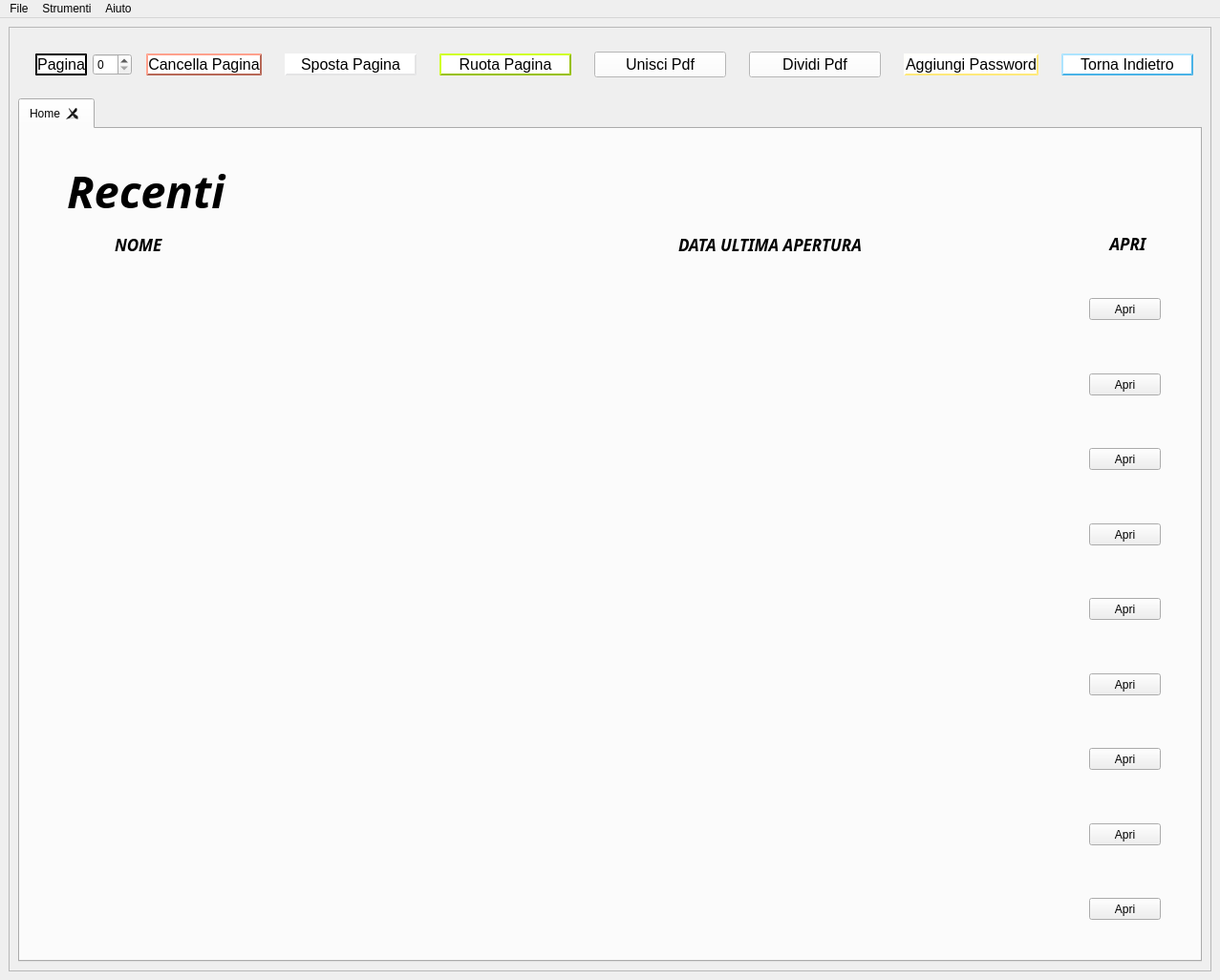
<?xml version="1.0" encoding="UTF-8"?>
<ui version="4.0">
 <class>MainWindow</class>
 <widget class="QMainWindow" name="MainWindow">
  <property name="geometry">
   <rect>
    <x>0</x>
    <y>0</y>
    <width>1277</width>
    <height>1026</height>
   </rect>
  </property>
  <property name="windowTitle">
   <string>MainWindow</string>
  </property>
  <property name="autoFillBackground">
   <bool>true</bool>
  </property>
  <property name="iconSize">
   <size>
    <width>0</width>
    <height>24</height>
   </size>
  </property>
  <widget class="QWidget" name="centralwidget">
   <layout class="QGridLayout" name="gridLayout_2">
    <item row="0" column="0">
     <widget class="QScrollArea" name="scrollArea">
      <property name="maximumSize">
       <size>
        <width>16777215</width>
        <height>16777215</height>
       </size>
      </property>
      <property name="widgetResizable">
       <bool>true</bool>
      </property>
      <widget class="QWidget" name="scrollAreaWidgetContents">
       <property name="geometry">
        <rect>
         <x>0</x>
         <y>0</y>
         <width>1257</width>
         <height>985</height>
        </rect>
       </property>
       <layout class="QGridLayout" name="gridLayout">
        <item row="1" column="0">
         <widget class="QTabWidget" name="tabWidget">
          <property name="acceptDrops">
           <bool>false</bool>
          </property>
          <property name="currentIndex">
           <number>0</number>
          </property>
          <property name="tabsClosable">
           <bool>true</bool>
          </property>
          <widget class="QWidget" name="Home">
           <attribute name="title">
            <string>Home</string>
           </attribute>
           <layout class="QVBoxLayout" name="verticalLayout_3">
            <item>
             <widget class="QWidget" name="Recenti" native="true">
              <widget class="QLabel" name="label_5">
               <property name="geometry">
                <rect>
                 <x>40</x>
                 <y>30</y>
                 <width>441</width>
                 <height>51</height>
                </rect>
               </property>
               <property name="font">
                <font>
                 <family>Mongolian Baiti</family>
                 <pointsize>35</pointsize>
                 <weight>75</weight>
                 <italic>true</italic>
                 <bold>true</bold>
                 <underline>false</underline>
                 <strikeout>false</strikeout>
                 <kerning>true</kerning>
                </font>
               </property>
               <property name="text">
                <string>Recenti</string>
               </property>
              </widget>
              <widget class="QWidget" name="Lista_Nome" native="true">
               <property name="geometry">
                <rect>
                 <x>90</x>
                 <y>138</y>
                 <width>551</width>
                 <height>701</height>
                </rect>
               </property>
               <widget class="QWidget" name="layoutWidget_8">
                <property name="geometry">
                 <rect>
                  <x>1</x>
                  <y>0</y>
                  <width>541</width>
                  <height>701</height>
                 </rect>
                </property>
                <layout class="QVBoxLayout" name="Nome">
                 <item>
                  <widget class="QWidget" name="Nome_1" native="true"/>
                 </item>
                 <item>
                  <widget class="QWidget" name="Nome_2" native="true"/>
                 </item>
                 <item>
                  <widget class="QWidget" name="Nome_3" native="true"/>
                 </item>
                 <item>
                  <widget class="QWidget" name="Nome_4" native="true"/>
                 </item>
                 <item>
                  <widget class="QWidget" name="Nome_5" native="true"/>
                 </item>
                 <item>
                  <widget class="QWidget" name="Nome_6" native="true"/>
                 </item>
                 <item>
                  <widget class="QWidget" name="Nome_7" native="true"/>
                 </item>
                 <item>
                  <widget class="QWidget" name="Nome_8" native="true"/>
                 </item>
                 <item>
                  <widget class="QWidget" name="Nome_9" native="true"/>
                 </item>
                </layout>
               </widget>
              </widget>
              <widget class="QWidget" name="Lista_Data" native="true">
               <property name="geometry">
                <rect>
                 <x>670</x>
                 <y>138</y>
                 <width>311</width>
                 <height>701</height>
                </rect>
               </property>
               <widget class="QWidget" name="layoutWidget_9">
                <property name="geometry">
                 <rect>
                  <x>0</x>
                  <y>0</y>
                  <width>311</width>
                  <height>701</height>
                 </rect>
                </property>
                <layout class="QVBoxLayout" name="Data">
                 <item>
                  <widget class="QWidget" name="Data_1" native="true"/>
                 </item>
                 <item>
                  <widget class="QWidget" name="Data_2" native="true"/>
                 </item>
                 <item>
                  <widget class="QWidget" name="Data_3" native="true"/>
                 </item>
                 <item>
                  <widget class="QWidget" name="Data_4" native="true"/>
                 </item>
                 <item>
                  <widget class="QWidget" name="Data_5" native="true"/>
                 </item>
                 <item>
                  <widget class="QWidget" name="Data_6" native="true"/>
                 </item>
                 <item>
                  <widget class="QWidget" name="Data_7" native="true"/>
                 </item>
                 <item>
                  <widget class="QWidget" name="Data_8" native="true"/>
                 </item>
                 <item>
                  <widget class="QWidget" name="Data_9" native="true"/>
                 </item>
                </layout>
               </widget>
              </widget>
              <widget class="QWidget" name="Lista_Apri" native="true">
               <property name="geometry">
                <rect>
                 <x>1010</x>
                 <y>138</y>
                 <width>281</width>
                 <height>701</height>
                </rect>
               </property>
               <widget class="QWidget" name="layoutWidget_10">
                <property name="geometry">
                 <rect>
                  <x>90</x>
                  <y>0</y>
                  <width>111</width>
                  <height>701</height>
                 </rect>
                </property>
                <layout class="QVBoxLayout" name="Apri">
                 <item>
                  <widget class="QWidget" name="Apri_1" native="true">
                   <widget class="QPushButton" name="Apri_Butto_1">
                    <property name="geometry">
                     <rect>
                      <x>10</x>
                      <y>30</y>
                      <width>75</width>
                      <height>23</height>
                     </rect>
                    </property>
                    <property name="text">
                     <string>Apri</string>
                    </property>
                   </widget>
                  </widget>
                 </item>
                 <item>
                  <widget class="QWidget" name="Apri_2" native="true">
                   <widget class="QPushButton" name="Apri_Butto_2">
                    <property name="geometry">
                     <rect>
                      <x>10</x>
                      <y>30</y>
                      <width>75</width>
                      <height>23</height>
                     </rect>
                    </property>
                    <property name="text">
                     <string>Apri</string>
                    </property>
                   </widget>
                  </widget>
                 </item>
                 <item>
                  <widget class="QWidget" name="Apri_3" native="true">
                   <widget class="QPushButton" name="Apri_Butto_3">
                    <property name="geometry">
                     <rect>
                      <x>10</x>
                      <y>30</y>
                      <width>75</width>
                      <height>23</height>
                     </rect>
                    </property>
                    <property name="text">
                     <string>Apri</string>
                    </property>
                   </widget>
                  </widget>
                 </item>
                 <item>
                  <widget class="QWidget" name="Apri_4" native="true">
                   <widget class="QPushButton" name="Apri_Butto_4">
                    <property name="geometry">
                     <rect>
                      <x>10</x>
                      <y>30</y>
                      <width>75</width>
                      <height>23</height>
                     </rect>
                    </property>
                    <property name="text">
                     <string>Apri</string>
                    </property>
                   </widget>
                  </widget>
                 </item>
                 <item>
                  <widget class="QWidget" name="Apri_5" native="true">
                   <widget class="QPushButton" name="Apri_Butto_5">
                    <property name="geometry">
                     <rect>
                      <x>10</x>
                      <y>30</y>
                      <width>75</width>
                      <height>23</height>
                     </rect>
                    </property>
                    <property name="text">
                     <string>Apri</string>
                    </property>
                   </widget>
                  </widget>
                 </item>
                 <item>
                  <widget class="QWidget" name="Apri_6" native="true">
                   <widget class="QPushButton" name="Apri_Butto_6">
                    <property name="geometry">
                     <rect>
                      <x>10</x>
                      <y>30</y>
                      <width>75</width>
                      <height>23</height>
                     </rect>
                    </property>
                    <property name="text">
                     <string>Apri</string>
                    </property>
                   </widget>
                  </widget>
                 </item>
                 <item>
                  <widget class="QWidget" name="Apri_7" native="true">
                   <widget class="QPushButton" name="Apri_Butto_7">
                    <property name="geometry">
                     <rect>
                      <x>10</x>
                      <y>30</y>
                      <width>75</width>
                      <height>23</height>
                     </rect>
                    </property>
                    <property name="text">
                     <string>Apri</string>
                    </property>
                   </widget>
                  </widget>
                 </item>
                 <item>
                  <widget class="QWidget" name="Apri_8" native="true">
                   <widget class="QPushButton" name="Apri_Butto_8">
                    <property name="geometry">
                     <rect>
                      <x>10</x>
                      <y>30</y>
                      <width>75</width>
                      <height>23</height>
                     </rect>
                    </property>
                    <property name="text">
                     <string>Apri</string>
                    </property>
                   </widget>
                  </widget>
                 </item>
                 <item>
                  <widget class="QWidget" name="Apri_9" native="true">
                   <widget class="QPushButton" name="Apri_Butto_9">
                    <property name="geometry">
                     <rect>
                      <x>10</x>
                      <y>30</y>
                      <width>75</width>
                      <height>23</height>
                     </rect>
                    </property>
                    <property name="text">
                     <string>Apri</string>
                    </property>
                   </widget>
                  </widget>
                 </item>
                </layout>
               </widget>
              </widget>
              <widget class="QLabel" name="label_6">
               <property name="geometry">
                <rect>
                 <x>90</x>
                 <y>100</y>
                 <width>541</width>
                 <height>24</height>
                </rect>
               </property>
               <property name="font">
                <font>
                 <family>Sitka Banner</family>
                 <pointsize>13</pointsize>
                 <weight>75</weight>
                 <italic>true</italic>
                 <bold>true</bold>
                </font>
               </property>
               <property name="text">
                <string>NOME</string>
               </property>
              </widget>
              <widget class="QLabel" name="label_8">
               <property name="geometry">
                <rect>
                 <x>1010</x>
                 <y>100</y>
                 <width>281</width>
                 <height>21</height>
                </rect>
               </property>
               <property name="font">
                <font>
                 <family>Sitka Banner</family>
                 <pointsize>13</pointsize>
                 <weight>75</weight>
                 <italic>true</italic>
                 <bold>true</bold>
                </font>
               </property>
               <property name="text">
                <string>APRI</string>
               </property>
               <property name="alignment">
                <set>Qt::AlignCenter</set>
               </property>
              </widget>
              <widget class="QLabel" name="label_7">
               <property name="geometry">
                <rect>
                 <x>680</x>
                 <y>100</y>
                 <width>311</width>
                 <height>24</height>
                </rect>
               </property>
               <property name="font">
                <font>
                 <family>Sitka Banner</family>
                 <pointsize>13</pointsize>
                 <weight>75</weight>
                 <italic>true</italic>
                 <bold>true</bold>
                </font>
               </property>
               <property name="text">
                <string>DATA ULTIMA APERTURA</string>
               </property>
              </widget>
             </widget>
            </item>
           </layout>
          </widget>
         </widget>
        </item>
        <item row="0" column="0">
         <layout class="QHBoxLayout" name="horizontalLayout_1">
          <item>
           <widget class="QWidget" name="widget_10" native="true">
            <layout class="QHBoxLayout" name="horizontalLayout_14">
             <item>
              <widget class="QWidget" name="widget" native="true">
               <layout class="QHBoxLayout" name="horizontalLayout_13">
                <item>
                 <widget class="QPushButton" name="pushButton">
                  <property name="styleSheet">
                   <string notr="true">background-color: white; 
color: black; 
text-align: center;
text-decoration: none;
font-size: 16px;
 border-style: outset;
border-width: 2px;
 border-color: trasparent;</string>
                  </property>
                  <property name="text">
                   <string>Pagina</string>
                  </property>
                 </widget>
                </item>
                <item>
                 <widget class="QSpinBox" name="spinBox"/>
                </item>
               </layout>
              </widget>
             </item>
             <item>
              <widget class="QPushButton" name="deletPage">
               <property name="styleSheet">
                <string notr="true">background-color: white; 
color: black; 
text-align: center;
text-decoration: none;
font-size: 16px;
 border-style: outset;
border-width: 2px;
 border-color: rgb(183, 104, 87);</string>
               </property>
               <property name="text">
                <string>Cancella Pagina</string>
               </property>
              </widget>
             </item>
            </layout>
           </widget>
          </item>
          <item>
           <widget class="QWidget" name="widget_11" native="true">
            <layout class="QHBoxLayout" name="horizontalLayout_15">
             <item>
              <widget class="QPushButton" name="movePage">
               <property name="styleSheet">
                <string notr="true">background-color: white; 
color: black; 
text-align: center;
text-decoration: none;
font-size: 16px;
 border-style: outset;
border-width: 2px;
 border-color:rgb(228, 228, 229);</string>
               </property>
               <property name="text">
                <string>Sposta Pagina</string>
               </property>
              </widget>
             </item>
            </layout>
           </widget>
          </item>
          <item>
           <widget class="QWidget" name="widget_12" native="true">
            <layout class="QHBoxLayout" name="horizontalLayout_16">
             <item>
              <widget class="QPushButton" name="rotatePage">
               <property name="styleSheet">
                <string notr="true">background-color: white; 
color: black; 
text-align: center;
text-decoration: none;
font-size: 16px;
 border-style: outset;
border-width: 2px;
 border-color: 	rgb(152, 193, 0);</string>
               </property>
               <property name="text">
                <string>Ruota Pagina</string>
               </property>
              </widget>
             </item>
            </layout>
           </widget>
          </item>
          <item>
           <widget class="QWidget" name="widget_13" native="true">
            <layout class="QHBoxLayout" name="horizontalLayout_17">
             <item>
              <widget class="QPushButton" name="unionPage">
               <property name="minimumSize">
                <size>
                 <width>117</width>
                 <height>0</height>
                </size>
               </property>
               <property name="styleSheet">
                <string notr="true">background-color: white; 
color: black; 
text-align: center;
text-decoration: none;
font-size: 16px;</string>
               </property>
               <property name="text">
                <string>Unisci Pdf</string>
               </property>
              </widget>
             </item>
            </layout>
           </widget>
          </item>
          <item>
           <widget class="QWidget" name="widget_14" native="true">
            <layout class="QHBoxLayout" name="horizontalLayout_18">
             <item>
              <widget class="QPushButton" name="splitPage">
               <property name="styleSheet">
                <string notr="true">background-color: white; 
color: black; 
text-align: center;
text-decoration: none;
font-size: 16px;</string>
               </property>
               <property name="text">
                <string>Dividi Pdf</string>
               </property>
              </widget>
             </item>
            </layout>
           </widget>
          </item>
          <item>
           <widget class="QWidget" name="widget_15" native="true">
            <layout class="QHBoxLayout" name="horizontalLayout_19">
             <item>
              <widget class="QPushButton" name="addPsw">
               <property name="styleSheet">
                <string notr="true">background-color: white; 
color: black; 
text-align: center;
text-decoration: none;
font-size: 16px;
 border-style: outset;
border-width: 2px;
 border-color: 	rgb(255, 233, 123);</string>
               </property>
               <property name="text">
                <string>Aggiungi Password</string>
               </property>
              </widget>
             </item>
            </layout>
           </widget>
          </item>
          <item>
           <widget class="QWidget" name="widget_16" native="true">
            <layout class="QHBoxLayout" name="horizontalLayout_20">
             <item>
              <widget class="QPushButton" name="undo">
               <property name="styleSheet">
                <string notr="true">background-color: white; 
color: black; 
text-align: center;
text-decoration: none;
font-size: 16px;
 border-style: outset;
border-width: 2px;
 border-color:rgb(74, 179, 231);</string>
               </property>
               <property name="text">
                <string>Torna Indietro</string>
               </property>
              </widget>
             </item>
            </layout>
           </widget>
          </item>
         </layout>
        </item>
       </layout>
      </widget>
     </widget>
    </item>
   </layout>
  </widget>
  <widget class="QMenuBar" name="menubar">
   <property name="geometry">
    <rect>
     <x>0</x>
     <y>0</y>
     <width>1277</width>
     <height>21</height>
    </rect>
   </property>
   <widget class="QMenu" name="menuFile">
    <property name="title">
     <string>File</string>
    </property>
    <addaction name="actionNuovo"/>
    <addaction name="actionApri"/>
    <addaction name="separator"/>
    <addaction name="actionSalva"/>
    <addaction name="separator"/>
    <addaction name="actionChiudi"/>
   </widget>
   <widget class="QMenu" name="menuStrumenti">
    <property name="title">
     <string>Strumenti</string>
    </property>
    <addaction name="actionCancella_pagina"/>
    <addaction name="actionSposta_pagina"/>
    <addaction name="actionRuota_pagina"/>
    <addaction name="separator"/>
    <addaction name="actionUnisci"/>
    <addaction name="actionDividi"/>
    <addaction name="separator"/>
    <addaction name="actionAggiungi_password"/>
    <addaction name="separator"/>
    <addaction name="actionCancella_l_ultima_azione"/>
   </widget>
   <widget class="QMenu" name="menuAiuto">
    <property name="title">
     <string>Aiuto</string>
    </property>
    <addaction name="actionScarica_Manuale"/>
   </widget>
   <addaction name="menuFile"/>
   <addaction name="menuStrumenti"/>
   <addaction name="menuAiuto"/>
  </widget>
  <action name="actionApri">
   <property name="icon">
    <iconset>
     <normaloff>:/image/Image/Folder-Open-icon.png</normaloff>:/image/Image/Folder-Open-icon.png</iconset>
   </property>
   <property name="text">
    <string> Apri file PDF</string>
   </property>
   <property name="autoRepeat">
    <bool>true</bool>
   </property>
  </action>
  <action name="actionSalva">
   <property name="icon">
    <iconset>
     <normaloff>:/image/Image/save.png</normaloff>:/image/Image/save.png</iconset>
   </property>
   <property name="text">
    <string>Salva</string>
   </property>
  </action>
  <action name="actionChiudi">
   <property name="icon">
    <iconset>
     <normaloff>:/image/Image/close.png</normaloff>:/image/Image/close.png</iconset>
   </property>
   <property name="text">
    <string>Chiudi</string>
   </property>
  </action>
  <action name="actionDividi">
   <property name="icon">
    <iconset>
     <normaloff>:/image/Image/strumenti/splitPage.png</normaloff>:/image/Image/strumenti/splitPage.png</iconset>
   </property>
   <property name="text">
    <string>Dividi</string>
   </property>
  </action>
  <action name="actionScarica_Manuale">
   <property name="icon">
    <iconset>
     <normaloff>:/image/Image/manual.png</normaloff>:/image/Image/manual.png</iconset>
   </property>
   <property name="text">
    <string>Apri Manuale</string>
   </property>
  </action>
  <action name="actionUnisci">
   <property name="icon">
    <iconset>
     <normaloff>:/image/Image/strumenti/unionPage.png</normaloff>:/image/Image/strumenti/unionPage.png</iconset>
   </property>
   <property name="text">
    <string>Unisci</string>
   </property>
  </action>
  <action name="actionNuovo">
   <property name="icon">
    <iconset>
     <normaloff>:/image/Image/createFile.png</normaloff>:/image/Image/createFile.png</iconset>
   </property>
   <property name="text">
    <string>Nuovo</string>
   </property>
  </action>
  <action name="actionAggiungi_pagina">
   <property name="icon">
    <iconset>
     <normaloff>:/image/Image/strumenti/addPage.png</normaloff>:/image/Image/strumenti/addPage.png</iconset>
   </property>
   <property name="text">
    <string>Aggiungi pagina</string>
   </property>
  </action>
  <action name="actionCancella_pagina">
   <property name="icon">
    <iconset>
     <normaloff>:/image/Image/strumenti/deletePage.png</normaloff>:/image/Image/strumenti/deletePage.png</iconset>
   </property>
   <property name="text">
    <string>Cancella pagina</string>
   </property>
  </action>
  <action name="actionSposta_pagina">
   <property name="icon">
    <iconset>
     <normaloff>:/image/Image/strumenti/movePage.png</normaloff>:/image/Image/strumenti/movePage.png</iconset>
   </property>
   <property name="text">
    <string>Sposta pagina</string>
   </property>
  </action>
  <action name="actionAggiungi_password">
   <property name="icon">
    <iconset>
     <normaloff>:/image/Image/strumenti/addPsw.png</normaloff>:/image/Image/strumenti/addPsw.png</iconset>
   </property>
   <property name="text">
    <string>Aggiungi password</string>
   </property>
  </action>
  <action name="actionRuota_pagina">
   <property name="icon">
    <iconset>
     <normaloff>:/image/Image/strumenti/rotatePage.png</normaloff>:/image/Image/strumenti/rotatePage.png</iconset>
   </property>
   <property name="text">
    <string>Ruota pagina</string>
   </property>
  </action>
  <action name="actionCancella_l_ultima_azione">
   <property name="icon">
    <iconset>
     <normaloff>:/image/Image/strumenti/undo.png</normaloff>:/image/Image/strumenti/undo.png</iconset>
   </property>
   <property name="text">
    <string>Cancella l'ultima azione</string>
   </property>
  </action>
 </widget>
 <resources/>
 <connections/>
</ui>
